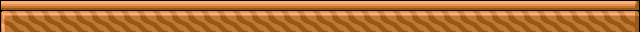

This is a level from a 2D game, rendered from its Tiled map with the project's own tilesets. A one-line summary and the complete map file follow:
An orthogonal 40x2 tile map with 16x16 px tiles, 1 tile layer (圖塊層 1).

<map version="1.10" tiledversion="1.10.2" orientation="orthogonal" renderorder="right-down" width="40" height="2" tilewidth="16" tileheight="16" infinite="0" nextlayerid="2" nextobjectid="1">
 <tileset firstgid="1" name="tileset" tilewidth="16" tileheight="16" tilecount="1204" columns="43">
  <image source="../effects_UI_tiles/tileset.png" width="688" height="450" />
 </tileset>
 <layer id="1" name="圖塊層 1" width="40" height="2">
  <data encoding="csv">
293,294,294,294,294,294,294,294,294,294,294,294,294,294,294,294,294,294,294,294,294,294,294,294,294,294,294,294,294,294,294,294,294,294,294,294,294,294,294,295,
336,337,337,337,337,337,337,337,337,337,337,337,337,337,337,337,337,337,337,337,337,337,337,337,337,337,337,337,337,337,337,337,337,337,337,337,337,337,337,338
</data>
 </layer>
</map>
